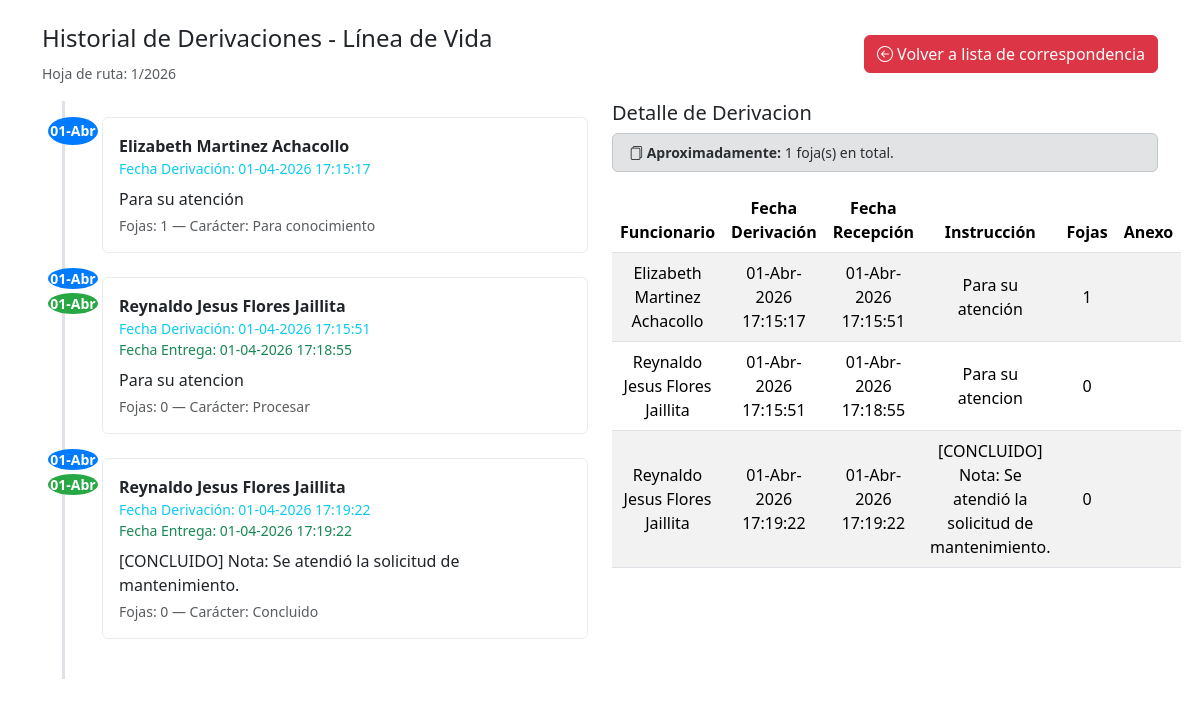
Before: /derivacion/index.php?id=1 with the older database file.
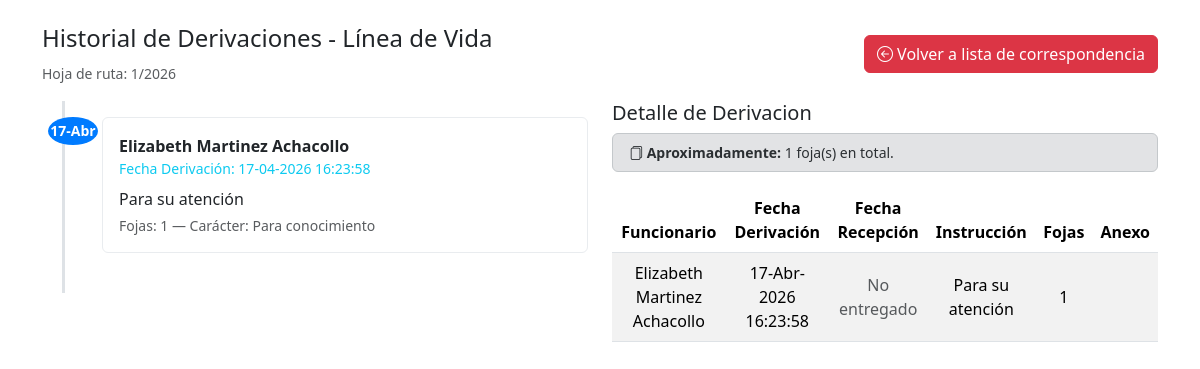
After: the same page with the newer database file.
### tables this page shows
CREATE TABLE `correspondencia` (
  `id` int(11) NOT NULL,
  `hojaruta` varchar(255) DEFAULT NULL,
  `remitente_id` int(11) DEFAULT NULL,
  `remitente_externo` varchar(255) DEFAULT NULL,
  `idfuncionario_enturno` int(11) DEFAULT NULL,
  `tipo_remitente` enum('interno','externo') DEFAULT NULL,
  `remitente` varchar(255) DEFAULT NULL,
  `referencia` text DEFAULT NULL,
  `fojas` int(11) DEFAULT NULL,
  `anexo` varchar(255) NOT NULL,
  `fecha_registro` timestamp NOT NULL DEFAULT current_timestamp(),
  `fecha_conclusion` timestamp NULL DEFAULT NULL,
  `foto` varchar(255) DEFAULT NULL,
  `estado` varchar(255) DEFAULT NULL,
  `actualizado_en` timestamp NOT NULL DEFAULT current_timestamp(),
  `eliminado_en` timestamp NULL DEFAULT NULL,
  `agrupado_en` int(11) DEFAULT NULL
);

CREATE TABLE `derivacion` (
  `id` int(11) NOT NULL,
  `id_correspondencia` int(11) NOT NULL,
  `id_funcionario` int(11) NOT NULL,
  `fecha_derivacion` timestamp NOT NULL DEFAULT current_timestamp(),
  `fecha_entrega_derivacion` timestamp NULL DEFAULT NULL,
  `instruccion_adicional` text DEFAULT NULL,
  `fojas` varchar(255) DEFAULT NULL,
  `anexo` varchar(255) DEFAULT NULL,
  `caracter` varchar(25) DEFAULT NULL
);

CREATE TABLE `funcionario` (
  `id` int(11) NOT NULL,
  `ci` int(11) NOT NULL,
  `nombre` varchar(100) NOT NULL,
  `paterno` varchar(60) NOT NULL,
  `materno` varchar(60) NOT NULL,
  `usuario` varchar(50) NOT NULL,
  `password` varchar(255) NOT NULL,
  `contrasenia` varchar(255) NOT NULL,
  `rol` varchar(25) DEFAULT NULL,
  `id_puesto` int(11) NOT NULL,
  `id_area` int(11) DEFAULT NULL,
  `estado` varchar(12) NOT NULL,
  `creado_en` timestamp NOT NULL DEFAULT current_timestamp(),
  `actualizado_en` timestamp NOT NULL DEFAULT current_timestamp(),
  `eliminado_en` timestamp NULL DEFAULT NULL
);

### derivacion/index.php (the view, shortened to what this page needs)
<?php
require '../db.php';
$id = $_POST['id'] ?? $_GET['id'] ?? null;
$stmt = $pdo->prepare("SELECT id, hojaruta, remitente, referencia, fojas, anexo, fecha_registro, estado FROM correspondencia WHERE id = :id");
$stmt->execute([':id' => $id]);
$cor = $stmt->fetch(PDO::FETCH_ASSOC);
$sql = "SELECT d.*, f.nombre, f.paterno, f.materno
        FROM derivacion d
        LEFT JOIN funcionario f ON f.id = d.id_funcionario
        WHERE d.id_correspondencia = :id
        ORDER BY d.fecha_derivacion ASC";
$stmt2 = $pdo->prepare($sql);
$stmt2->execute([':id' => $id]);
$derivaciones = $stmt2->fetchAll(PDO::FETCH_ASSOC);
$stmtSum = $pdo->prepare("SELECT SUM(CAST(fojas AS UNSIGNED)) FROM derivacion WHERE id_correspondencia = :id");
$stmtSum->execute([':id' => $id]);
$total_fojas = (int) $stmtSum->fetchColumn();
$meses_es = [
    'Jan' => 'Ene', 'Feb' => 'Feb', 'Mar' => 'Mar', 'Apr' => 'Abr',
    'May' => 'May', 'Jun' => 'Jun', 'Jul' => 'Jul', 'Aug' => 'Ago',
    'Sep' => 'Sep', 'Oct' => 'Oct', 'Nov' => 'Nov', 'Dec' => 'Dic'
];
?>
<!doctype html>
<html lang="es">
<head>
    <link href="https://cdn.jsdelivr.net/npm/bootstrap@5.3.2/dist/css/bootstrap.min.css" rel="stylesheet">
    <link rel="stylesheet" href="https://cdn.jsdelivr.net/npm/bootstrap-icons@1.10.5/font/bootstrap-icons.css">
    <link rel="stylesheet" href="../assets/css/derivacion.css">
</head>
<body>
<div class="container mt-4">
    <div class="d-flex justify-content-between align-items-center mb-3">
        <div>
            <h4>Historial de Derivaciones - Línea de Vida</h4>
            <small class="text-muted">Hoja de ruta: <?php echo htmlspecialchars($cor['hojaruta']); ?></small>
        </div>
        <div>
            <a href="../correspondencia/index.php" class="btn btn-danger">
                <i class="bi bi-arrow-left-circle"></i> Volver a lista de correspondencia
            </a>
        </div>
    </div>
    <div class="row">
        <div class="col-lg-6">
            <div class="timeline">
                <?php if (empty($derivaciones)): ?>
                    <div class="alert alert-info">No hay derivaciones registradas para esta correspondencia.</div>
                <?php else: ?>
                    <?php foreach ($derivaciones as $index => $d): ?>
                        <div class="timeline-item">
                            <div class="time-marker">
                                <div class="circle_blue"><?php echo strtr(date('d-M', strtotime($d['fecha_derivacion'])), $meses_es); ?></div>
                                <?php if ($index > 0): ?>
                                    <div class="circle_green"><?php echo strtr(date('d-M', strtotime($d['fecha_entrega_derivacion'])), $meses_es); ?></div>
                                <?php endif; ?>
                            </div>
                            <div class="card p-2">
                                <div class="card-body p-2">
                                    <strong><?php echo htmlspecialchars(trim(($d['nombre'] ?? '') . ' ' . ($d['paterno'] ?? '') . ' ' . ($d['materno'] ?? ''))); ?></strong>
                                    <div class="text-info small">Fecha Derivación: <?php echo date('d-m-Y H:i:s', strtotime($d['fecha_derivacion'])); ?></div>
                                    <?php if ($index > 0): ?>
                                        <div class="text-success small">Fecha Entrega: <?php echo date('d-m-Y H:i:s', strtotime($d['fecha_entrega_derivacion'])); ?></div>
                                    <?php endif; ?>
                                    <p class="mb-0 mt-2"><?php echo nl2br(htmlspecialchars($d['instruccion_adicional'] ?? '')); ?></p>
                                    <div class="small text-muted mt-1">Fojas: <?php echo htmlspecialchars($d['fojas']); ?> — Carácter: <?php echo htmlspecialchars($d['caracter']); ?></div>
                                </div>
                            </div>
                        </div>
                    <?php endforeach; ?>
                <?php endif; ?>
            </div>
        </div>
        <div class="col-lg-6">
            <h5>Detalle de Derivacion</h5>
            <div class="alert alert-secondary py-2 mt-2 mb-3">
                <div class="small">
                    <i class="bi bi-files"></i> <strong>Aproximadamente:</strong> <?= $total_fojas ?> foja(s) en total.
                </div>
            </div>
            <table class="table table-striped text-center align-middle">
                <thead class="text-center">
                <tr>
                    <th>Funcionario</th>
                    <th>Fecha Derivación</th>
                    <th>Fecha Recepción</th>
                    <th>Instrucción</th>
                    <th>Fojas</th>
                    <th>Anexo</th>
                </tr>
                </thead>
                <tbody>
                <?php if (!empty($derivaciones)): ?>
                    <?php foreach ($derivaciones as $d): ?>
                        <tr>
                            <td><?php echo htmlspecialchars(trim(($d['nombre'] ?? '') . ' ' . ($d['paterno'] ?? '') . ' ' . ($d['materno'] ?? ''))); ?></td>
                            <td><?php echo strtr(date('d-M-Y H:i:s', strtotime($d['fecha_derivacion'])), $meses_es); ?></td>
                            <td>
                                <?php if (!empty($d['fecha_entrega_derivacion'])): ?>
                                    <div class="d-flex flex-column align-items-center">
                                        <span>
                                            <?php echo strtr(date('d-M-Y H:i:s', strtotime($d['fecha_entrega_derivacion'])), $meses_es); ?>
                                        </span>
                                    </div>
                                <?php else: ?>
                                    <span class="text-muted">No entregado</span>
                                <?php endif; ?>
                            </td>
                            <td><?php echo nl2br(htmlspecialchars($d['instruccion_adicional'] ?? '')); ?></td>
                            <td><?php echo htmlspecialchars($d['fojas']); ?></td>
                            <td><?php echo htmlspecialchars($d['anexos'] ?? $d['anexo'] ?? ''); ?></td>
                        </tr>
                    <?php endforeach; ?>
                <?php else: ?>
                    <tr><td colspan="6">Sin registros</td></tr>
                <?php endif; ?>
                </tbody>
            </table>
        </div>
    </div>
</div>
</body>
</html>

### assets/css/derivacion.css (style rules this page uses)
.timeline { position: relative; padding: 1rem 0; }
.timeline::before { content: ''; position: absolute; left: 20px; top: 0; bottom: 0; width: 3px; background: #dee2e6; }
.timeline-item { position: relative; margin-left: 60px; margin-bottom: 1.5rem; }
.timeline-item .time-marker { position: absolute; left: -43px; width: 28px; height: 28px; border-radius: 50%; background: #ffffff; color: #fff; display: flex; align-items: center; justify-content: center; font-size: 14px; }
.timeline-item .card { box-shadow: none; border: 1px solid #e9ecef; }
.time-marker { display: flex; flex-direction: column; align-items: center; gap: 4px; }
.circle_blue { width: 50px; height: 60px; border-radius: 50%; background-color: #007bff; color: #fff; display: flex; align-items: center; justify-content: center; font-weight: bold; }
.circle_green { width: 50px; height: 60px; border-radius: 50%; background-color: #28a745; color: #fff; display: flex; align-items: center; justify-content: center; font-weight: bold; }

Changed rows visible on the page:
removed derivacion: fecha_derivacion "01-Abr", fecha_entrega_derivacion "01-Abr", id_funcionario.materno "Reynaldo Jesus Flores Jaillita", fecha_derivacion "01-04-2026 17:15:51", fecha_entrega_derivacion "01-04-2026 17:18:55", instruccion_adicional "Para su atencion", fojas "0", caracter "Procesar", fecha_derivacion "01-Abr-2026 17:15:51", fecha_entrega_derivacion "01-Abr-2026 17:18:55"
removed derivacion: fecha_derivacion "01-Abr", fecha_entrega_derivacion "01-Abr", id_funcionario.materno "Reynaldo Jesus Flores Jaillita", fecha_derivacion "01-04-2026 17:19:22", fecha_entrega_derivacion "01-04-2026 17:19:22", instruccion_adicional "[CONCLUIDO] Nota: Se atendió la solicitud de mantenimiento.", fojas "0", caracter "Concluido", fecha_derivacion "01-Abr-2026 17:19:22", fecha_entrega_derivacion "01-Abr-2026 17:19:22"
changed derivacion "Para su atención": fecha_derivacion "01-Abr" → "17-Abr"; fecha_derivacion "01-04-2026 17:15:17" → "17-04-2026 16:23:58"; fecha_derivacion "01-Abr-2026 17:15:17" → "17-Abr-2026 16:23:58"; fecha_entrega_derivacion "01-Abr-2026 17:15:51" → (not shown); now shows "No entregado"
